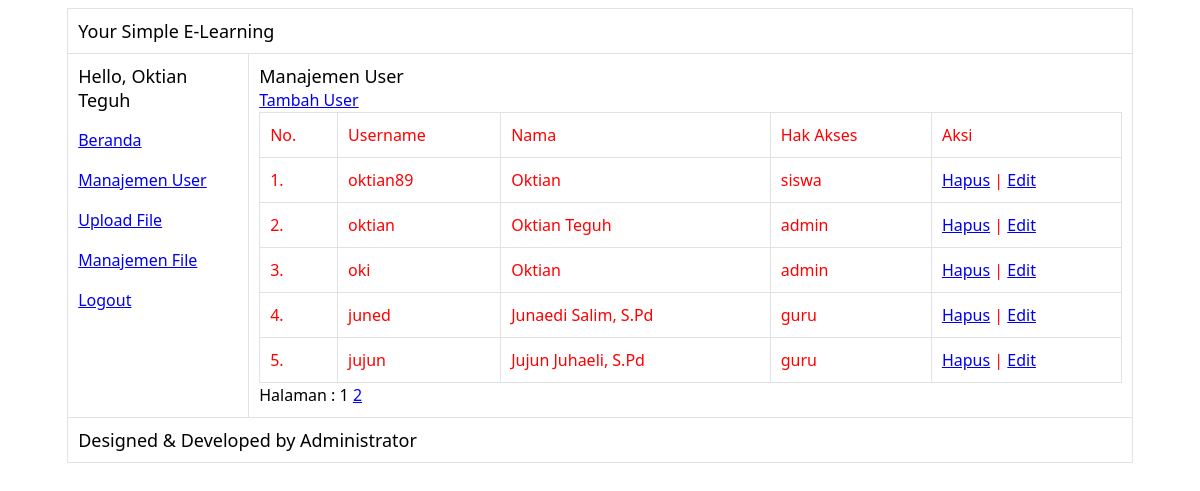
Page /index.php?module=muser (signed in) on the committed database.
### tables this page shows
CREATE TABLE `user` (
  `username` varchar(100) NOT NULL,
  `password` varchar(32) NOT NULL,
  `nama` varchar(100) NOT NULL,
  `hak_akses` varchar(10) NOT NULL,
  PRIMARY KEY  (`username`)
);

### template/admin/manajemen_user.php (the view, shortened to what this page needs)
<tr>
   <td width="160px">
		<?php
		include('template/home/panel_user.php');
	   ?>
	 </td>
   <td>
   <?php
	$action_uri_register = array('tambah','hapus','edit','simpan','update');
	$action = $_GET['action'];
	if(isset($action) && !in_array($action, $action_uri_register)){
		echo "Maaf, Halaman yang Anda maksud tidak ada!";
	}else{
		if( $action == 'tambah' ){
	?>
		<form action="index.php?module=muser&action=simpan" method="post">
			<h2>Tambah User</h2>
			<p>Nama: </p>
			<p><input name="nama" type="text"></p>
			<p>Username: </p>
			<p><input name="username" type="text"></p>
			<p>Password: </p>
			<p><input name="password" type="text"></p>
			<p>Hak Akses</p>
			<p>
			<select name="hak_akses">
			  <option value="admin">admin</option>
			  <option value="guru">guru</option>
			  <option value="siswa">siswa</option>
			</select>
			</p>
			<p><input name="bsimpan" type="submit" value="Simpan User"></p>
		</form>
	<?php
		}else{
	?>
			<h2>Manajemen User</h2>
			<a href="?module=muser&action=tambah">Tambah User</a>
			<?php
				$limit = 5;
				if(isset($_GET['offset'])){
					$offset = $_GET['offset'];
				}else{
					$offset = 0;
				}
				$no = $offset + 1;
				$users = mysql_query("SELECT * FROM user ORDER BY username DESC LIMIT $offset, $limit")or die(mysql_error());
				if(mysql_num_rows($users) == 0 ){
					echo '<h1>Tidak ada data yang bisa ditampilkan.</h1>';
				}else{
					echo "<table id='table_dalam'>";
					echo "<tr><td>No.</td><td>Username</td><td>Nama</td><td>Hak Akses</td><td>Aksi</td></tr>";
					while($user=mysql_fetch_object($users)){
					echo "<tr><td>$no.</td><td>$user->username</td><td>$user->nama</td><td>$user->hak_akses</td><td><a href='?module=muser&action=hapus&id=$user->username' onclick='return confirm(\"Apakah Anda Yakin?\")'>Hapus</a> | <a href='?module=muser&action=edit&id=$user->username'>Edit</a></td></tr>";
					$no++;
					}
					echo "</table>";
				}
				$banyak_content = mysql_num_rows( mysql_query("SELECT * FROM user") );
				$banyak_halaman = ceil($banyak_content/$limit);
				echo "Halaman : ";
				for( $i=1; $i<=$banyak_halaman; $i++ ){
					$link = ( $i - 1 ) * $limit;
					if($offset == $link){
						echo $i;
					}else{
						echo " <a href='?module=muser&offset=".$link."'>$i</a> ";
					}
				}
			}
		}
		?>
   </td>
</tr>

### index.php (shortened to what this page needs)
<?php
if(isset($_SESSION['hak_akses'])){
	if($_SESSION['hak_akses'] == 'siswa'){
		include("template/header.php");
		include("template/siswa/list_file.php");
		include("template/footer.php");
	}elseif($_SESSION['hak_akses'] == 'admin'){
		$modul = "";
		if(isset($_GET["module"])){
			$modul = $_GET["module"];
		}
		include("template/header.php");
		if($modul == 'muser'){
			include("template/admin/manajemen_user.php");
		}elseif($modul== 'mfile'){
			include("template/admin/manajemen_file.php");
		}elseif($modul== 'upload'){
			include("template/guru/upload.php");
		}else{
			include("template/admin/index.php");
		}
		include("template/footer.php");
	}else{
		include("template/header.php");
		include("template/home/index.php");
		include("template/footer.php");
	}
}else{
		include("template/header.php");
		include("template/home/index.php");
		include("template/footer.php");
	}
?>

### template/header.php (shortened to what this page needs)
<!DOCTYPE html PUBLIC "-//W3C//DTD XHTML 1.0 Transitional//EN" "http://www.w3.org/TR/xhtml1/DTD/xhtml1-transitional.dtd">
<html xmlns="http://www.w3.org/1999/xhtml">
<head>
</head>
<body>
<table id="table_luar">
  <tr>
    <td colspan="2">
		<h1>Your Simple E-Learning</h1>
	</td>
  </tr>

### template/home/panel_user.php (shortened to what this page needs)
<?php
if(isset($_SESSION['hak_akses'])){
if($_SESSION['hak_akses'] == 'siswa') { ?>
<h3>Hello, <?php echo $_SESSION['nama']; ?></h3>
<p><a href="index.php">Beranda</a></p>
<p><a href="logout.php">Logout</a></p>
<?php }elseif($_SESSION['hak_akses'] == 'admin') { ?>
<h3>Hello, <?php echo $_SESSION['nama']; ?></h3>
<p><a href="index.php">Beranda</a></p>
<p><a href="?module=muser">Manajemen User</a></p>
<p><a href="?module=upload">Upload File</a></p>
<p><a href="?module=mfile">Manajemen File</a></p>
<p><a href="logout.php">Logout</a></p>
<?php }
 } ?>

### template/footer.php (shortened to what this page needs)
<tr>
	<td colspan="2">
		<h4>Designed & Developed by Administrator</h4>
	</td>
  </tr>
</table>
</body>
</html>

### template/header.php (style rules this page uses)
body { font-family: "Segoe UI", Arial; }
h1, h2, h3, h4 { margin:0; padding: 0; font-size: 18px; font-weight: normal; }
#table_luar { border: 1px solid #E2E2E2; border-collapse: collapse; width: 90%; margin: 0 auto; }
#table_dalam { border: 1px solid #ddd !important; border-collapse: collapse; width: 100%; color: red; }
#table_luar tr td { border: 1px solid #E2E2E2; border-collapse: collapse; padding: 10px; margin: 0; text-align: left; vertical-align: top; line-height: 1.5em; }

### rows in the picture
user: username "oktian89", nama "Oktian", hak_akses "siswa"
user: username "oktian", nama "Oktian Teguh", hak_akses "admin"
user: username "oki", nama "Oktian", hak_akses "admin"
user: username "juned", nama "Junaedi Salim, S.Pd", hak_akses "guru"
user: username "jujun", nama "Jujun Juhaeli, S.Pd", hak_akses "guru"

### other values in the picture
$_SESSION['nama'] "Oktian Teguh"
